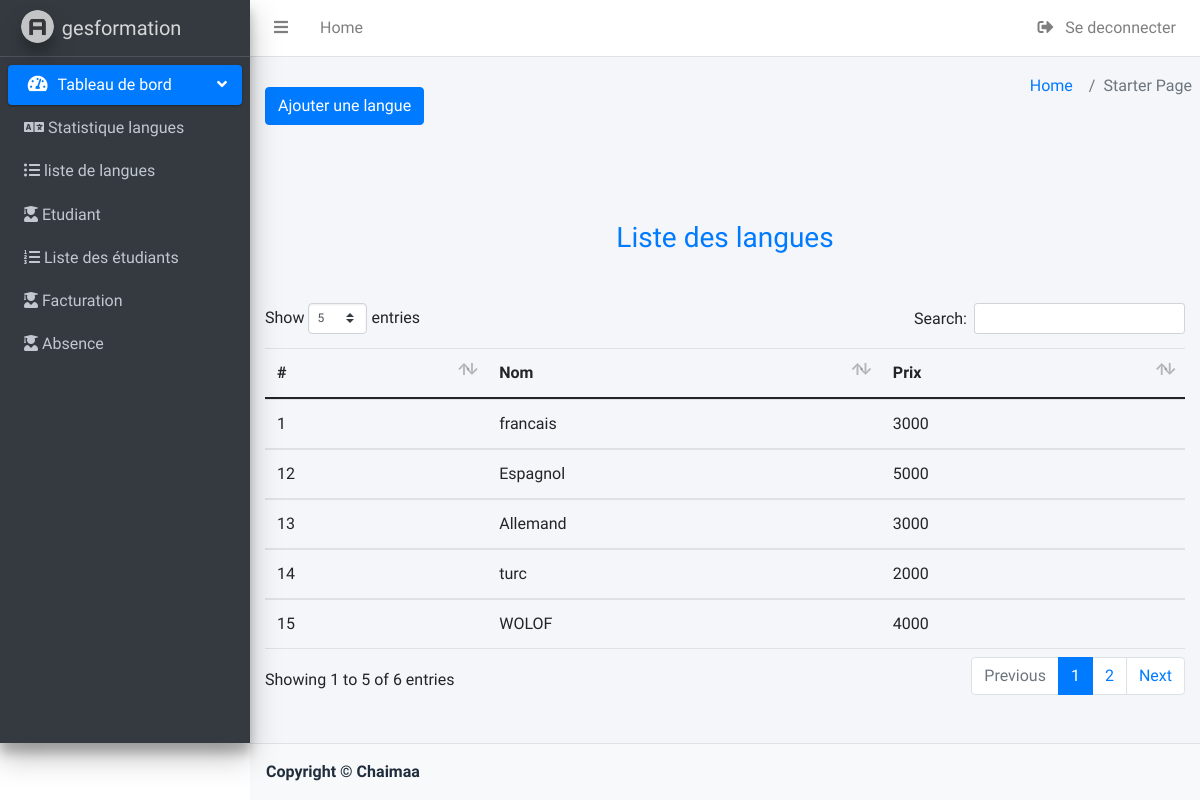
Screenshot of /langue/lsl.php (signed in) with the database file from the repository.
### tables this page shows
CREATE TABLE `langues` (
  `id` int(11) NOT NULL,
  `nom_lang` varchar(220) NOT NULL,
  `lang_prix` int(11) NOT NULL
);

### langue/lsl.php (the view, shortened to what this page needs)
<?php
try {
    $cnx = connecter_db();
    $r = $cnx->prepare("select * from langues");
    $r->execute();
    $langue = $r->fetchAll();
} catch (PDOException $e) {
    echo "Erreur     " . $e->getMessage();
}
?>
<!DOCTYPE html>
<html lang="en">
<head>
    <link href="https://cdn.jsdelivr.net/npm/bootstrap@5.1.0/dist/css/bootstrap.min.css" rel="stylesheet">
    <link rel="stylesheet" href="../plugins/fontawesome-free/css/all.min.css">
    <link rel="stylesheet" href="../plugins/datatables-bs4/css/dataTables.bootstrap4.min.css">
    <link rel="stylesheet" href="../plugins/datatables-responsive/css/responsive.bootstrap4.min.css">
    <link rel="stylesheet" href="https://cdn.datatables.net/buttons/1.7.1/css/buttons.dataTables.min.css">
    <link rel="stylesheet" href="../dist/css/adminlte.min.css">
</head>
<body>
    <div class="wrapper">
        <?php
        include_once "header.php";
        ?>
        <div class="content-wrapper">
            <section class="content-header">
                <ol class="breadcrumb float-sm-right">
                    <li class="breadcrumb-item"><a href="home.php">Home</a></li>
                    <li class="breadcrumb-item active">Starter Page</li>
                </ol>
            </section>
            <section class="container">
                <div class="row">
                <div class="col-md-12 col-xs-12">
                <button type="button" class="btn btn-primary" data-bs-toggle="modal" data-bs-target="#etudiant">
                    Ajouter une langue
                </button>
                <div class="col-md-4   mt-3 p-3">
                </div>
                </div>
                </div>
                <div class="col-md-12 col-xs-12">
                    <h3 class="text-center my-5  text-primary">
                        Liste des langues
                    </h3>
                    <table class="table table-tripped" id="matar">
                        <thead>
                            <tr>
                                <th scope="col">#</th>
                                <th scope="col">Nom</th>
                                <th scope="col">Prix</th>
                            </tr>
                        </thead>
                        <tbody>
                            <?php foreach ($langue as $l) { ?>
                                <tr>
                                    <td scope="row"><?= $l['id'] ?></td>
                                    <td scope="row"><?= $l['nom_lang'] ?></td>
                                    <td scope="row"><?= $l['lang_prix'] ?></td>
                                </tr>
                            <?php } ?>
                        </tbody>
                    </table>
                </div>
            </section>
        </div>
    </div>
    <?php
    include_once "footer.php";
    ?>
</body>

### rows the page displays
langues: id "1", nom_lang "francais", lang_prix "3000"
langues: id "12", nom_lang "Espagnol", lang_prix "5000"
langues: id "13", nom_lang "Allemand", lang_prix "3000"
langues: id "14", nom_lang "turc", lang_prix "2000"
langues: id "15", nom_lang "WOLOF", lang_prix "4000"
